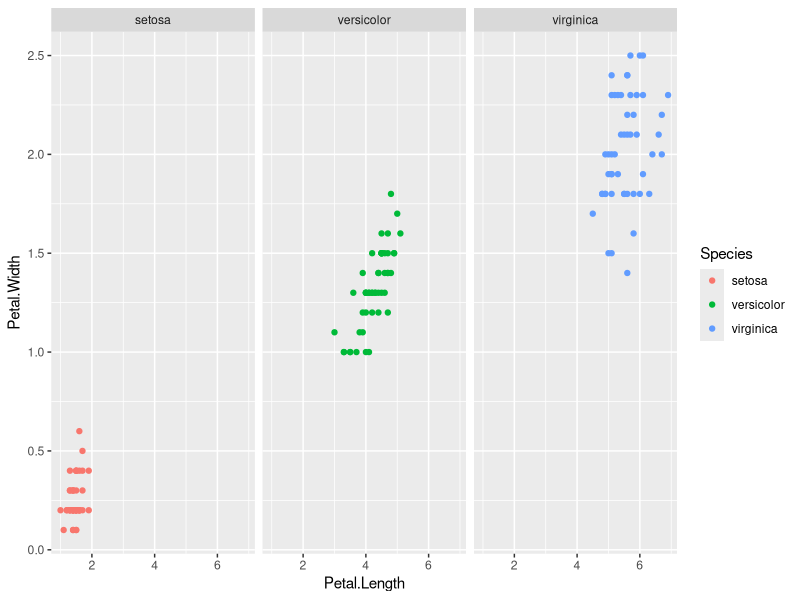
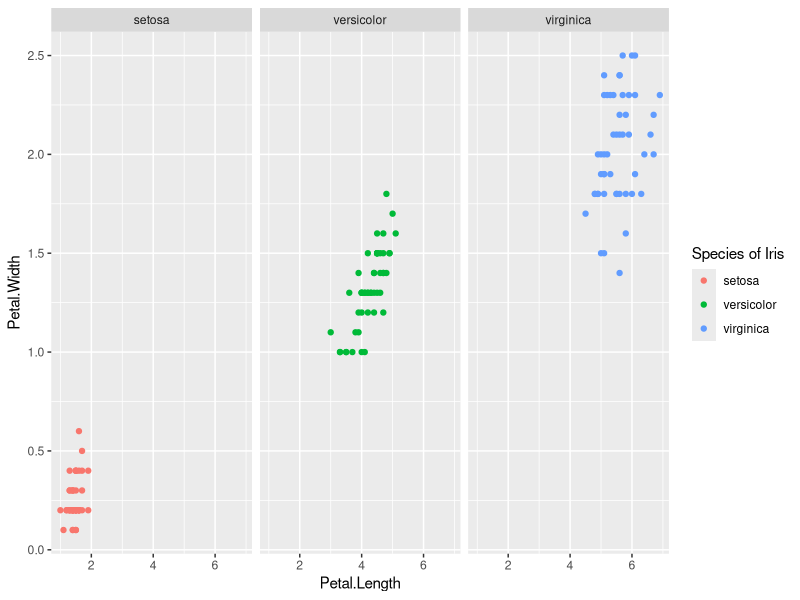
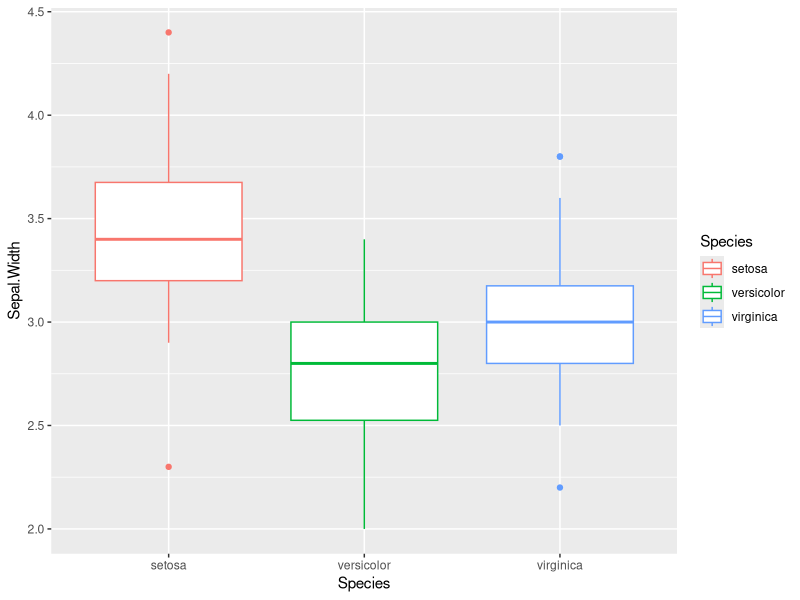
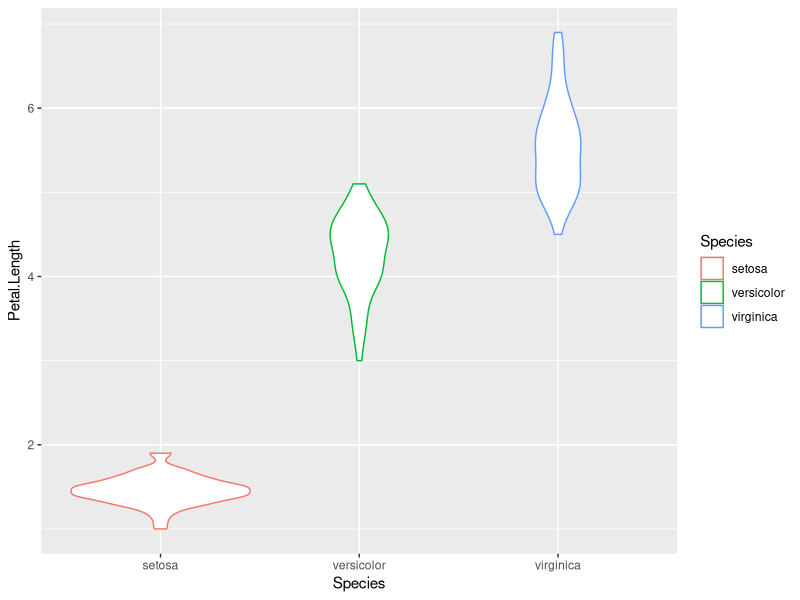

The R script that drew these images, in order:
## ---- chunk 1
library(ggplot2)
data("iris")
iris
## ---- chunk 2
ggplot(iris) + 
  geom_point(aes(x = Petal.Length, y = Petal.Width, color = Species)) + 
  facet_wrap(~ Species)

## ---- chunk 3
ggplot(iris) + 
  geom_point(aes(x = Petal.Length, y = Petal.Width, color = Species)) + 
  facet_wrap(~ Species) + 
  labs(color = "Species of Iris", shape = "Species of Iris")
## ---- chunk 4
# boxplot
ggplot(iris) + 
  geom_boxplot(aes(x = Species, y = Sepal.Width, color = Species))

## ---- chunk 5
# violin plot
ggplot(iris) + 
  geom_violin(aes(x = Species, y = Petal.Length, color = Species))
